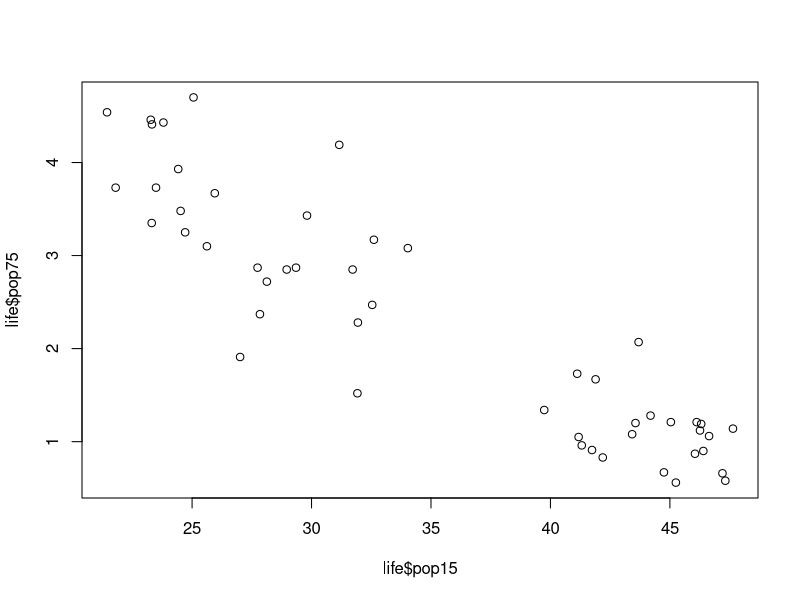
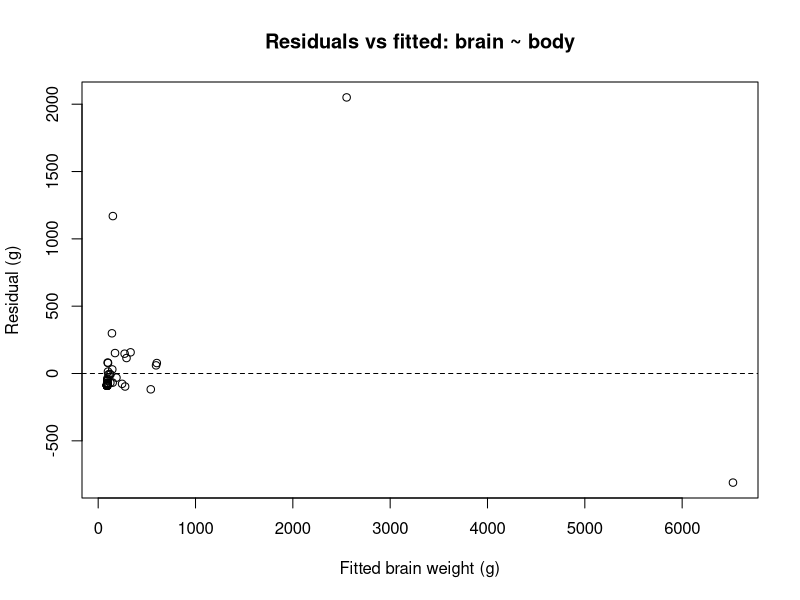

The R script that drew these images, in order:
## ---- chunk 1
knitr::opts_chunk$set(echo = TRUE, warning = FALSE, message = FALSE)

library(car)

## ---- chunk 2
# Fifty countries, each variable averaged over 1960 to 1970.
life <- LifeCycleSavings

# Body weight (kg) and brain weight (g) for 62 species.
data(mammals, package = "MASS")


# The spread ratio: residual SD in the top third of fitted values --------------
# over the bottom third. Near 1 means the spread is even.
spread_ratio <- function(m) {
  third <- cut(fitted(m), quantile(fitted(m), 0:3 / 3), include.lowest = TRUE)
  s <- tapply(resid(m), third, sd)
  s[[3]] / s[[1]]
}

# Output -----------------------------------------------------------------------
# ≈ 1	Residual spread is similar across the range of predictions, consistent with constant variance
# > 1	Spread grows as predictions grow (the classic “fan” or “funnel” shape in a residuals-vs-fitted plot)
# < 1	Spread shrinks as predictions grow (a reversed funnel)


## ---- chunk 3
full <- lm(sr ~ pop15 + pop75 + dpi + ddpi, data = LifeCycleSavings)
summary(full)
## ---- chunk 4
a1_coeff <- full$coefficients["pop15"]
a1_se <- summary(full)$coefficients["pop15", "Std. Error"]
a1_ci <- confint(full, "pop15")
a1_pval <- summary(full)$coefficients["pop15", "Pr(>|t|)"]
a1_rsq <- summary(full)$r.sq
a1_rse <- sigma(full)
## ---- chunk 5
b1_coeff <- full$coefficients["pop75"]
b1_se <- summary(full)$coefficients["pop75", "Std. Error"]
b1_ci <- confint(full, "pop75")
b1_pval <- summary(full)$coefficients["pop75", "Pr(>|t|)"]
## ---- chunk 6

cor_pop <- cor(x = life$pop15, y = life$pop75)
cor_pop
plot(life$pop15, life$pop75)

vif_values <- vif(full)
vif_values

vif_rsq <- 1 - (1/vif_values)
vif_rsq * 100

## ---- chunk 7
full_mod2 <- lm(sr ~ pop15 + dpi + ddpi, data = LifeCycleSavings)
summary(full_mod2)

# Stats from model 2
b2_coeff <- full_mod2$coefficients["pop15"]
b2_se <- summary(full_mod2)$coefficients["pop15", "Std. Error"]
b2_ci <- confint(full_mod2, "pop15")
b2_pval <- summary(full_mod2)$coefficients["pop15", "Pr(>|t|)"]
b2_rsq <- summary(full_mod2)$r.sq
b2_rse <- sigma(full_mod2)

## ---- chunk 8

# Country that exceeds 2p/n
h <- hatvalues(full)
p <- length(coef(full))
n <- nobs(full)
cutoff <- 2 * p / n
h[h > cutoff]
p_exceed <- sort(h[h > cutoff], decreasing = TRUE)
p_exceed  

# Cooks distance
d <- cooks.distance(full)
d_largest <- sort(d, decreasing = TRUE)[1:3]
any(d > 1)
max(d)

d_largest
## ---- chunk 9

no_libya <- update(full, subset = rownames(LifeCycleSavings) != "Libya") # Refit without Libya

a <- coef(summary(full))["ddpi", ] # coefficient of ddpi of model with Libya
b <- coef(summary(no_libya))["ddpi", ] # coefficient of ddpi of model without Libya


cmp <- rbind(full = a, no_libya = b)[, c("Estimate", "Std. Error", "Pr(>|t|)")]
round(cmp, 4)


se_full <- a["Std. Error"]
se_nol  <- b["Std. Error"]

se_nol - se_full          # absolute change
se_nol / se_full          # ratio

## ---- chunk 10
others <- life[rownames(life) != "Libya", "ddpi"]

libya  <- life["Libya", "ddpi"]
libya
max(others)
median(others)

## ---- chunk 11
mod_raw <- lm(brain ~ body, data = mammals)
summary(mod_raw)


a4_rsq <- summary(mod_raw)$r.squared          # R-squared
a4_sprat <- spread_ratio(mod_raw)               # top-third SD / bottom-third SD of residuals

a4_d <- cooks.distance(mod_raw)
a4_d <- sort(a4_d, decreasing = TRUE)[1]

## ---- chunk 12

plot(fitted(mod_raw), resid(mod_raw),
     xlab = "Fitted brain weight (g)", ylab = "Residual (g)",
     main = "Residuals vs fitted: brain ~ body")
abline(h = 0, lty = 2)

## ---- chunk 13
m_log <- lm(log(brain) ~ log(body), data = mammals)

b4_coef <- coef(m_log)["log(body)"]            # slope
b4_ci <- confint(m_log, "log(body)")         # 95% CI
b4_rsq <- summary(m_log)$r.squared            # R-squared
b4_sprat <- spread_ratio(m_log)                 # spread ratio

b4_d <- cooks.distance(m_log)
b4_d <- sort(b4_d, decreasing = TRUE)[1]   

## ---- chunk 14
set.seed(6101)
mod_short <- replicate(2000, {
  z <- rnorm(100)
  x <- 0.6 * z + rnorm(100, 0, 0.8)
  y <- 1 + 1 * x + 2 * z + rnorm(100, 0, 2)
  lm(y ~ x)
}, simplify = FALSE)

mod_long <- replicate(2000, {
  z <- rnorm(100)
  x <- 0.6 * z + rnorm(100, 0, 0.8)
  y <- 1 + 1 * x + 2 * z + rnorm(100, 0, 2)
  lm(y ~ x + z)
}, simplify = FALSE)


coef_short <- sapply(mod_short, function(m) coef(m)["x"])
coef_long  <- sapply(mod_long,  function(m) coef(m)["x"])

mean(coef_short)
mean(coef_long)

## ---- chunk 15
covers <- function(m, truth = 1) {
  ci <- confint(m, "x")
  ci[1] <= truth && truth <= ci[2]
}

cover_short <- mean(sapply(mod_short, covers))
cover_long  <- mean(sapply(mod_long,  covers))

cover_short
cover_long
## ---- chunk 16
# Effect of z on y: the coefficient on z in each long model
gamma_hat <- sapply(mod_long, function(m) coef(m)["z"])

# Slope of z on x: regress z on x within each study's own data
delta_hat <- sapply(mod_long, function(m) coef(lm(z ~ x, data = m$model))["x"])

mean(gamma_hat)                      # about 2
mean(delta_hat)                      # about 0.6
bias_sim <- mean(gamma_hat) * mean(delta_hat)   # about 1.2
bias_sim

bias_tab <- c(from_simulations = bias_sim,
              from_parameters  = 2 * 0.6,
              measured_bias    = mean(coef_short) - 1)
